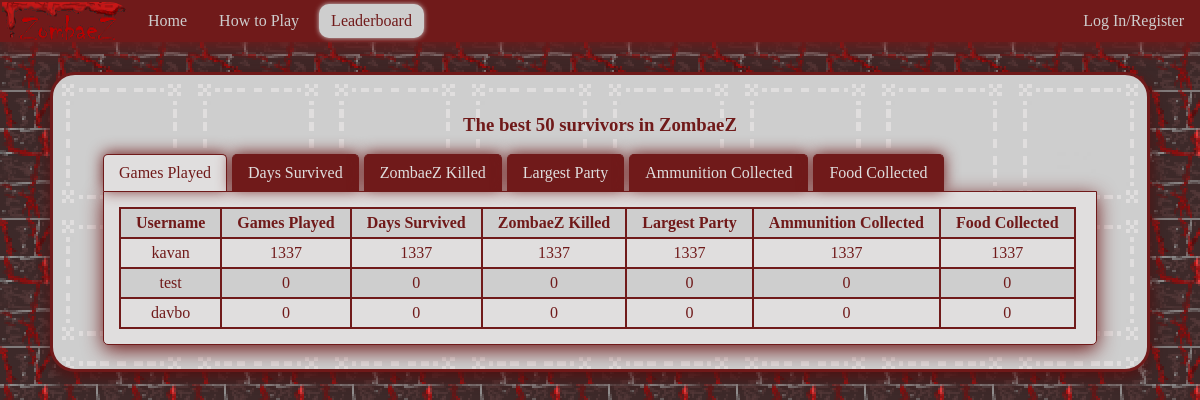
The app's page /zombaez/leaderboards/ with its own data.
### zombaez/models.py (models this page shows, shortened)
class User(models.Model):
    username = models.CharField(max_length=128, unique=True)
    user = models.OneToOneField(DjangoUser, on_delete=models.CASCADE, default=1)
    zombies_killed = models.IntegerField(default=0)
    total_games_played = models.IntegerField(default=0)
    total_ammo_collected = models.IntegerField(default=0)
    largest_party_size = models.IntegerField(default=0)
    total_food_collected = models.IntegerField(default=0)
    total_days_survived = models.IntegerField(default=0)

### zombaez/views.py (the view)
def leaderboards(request):
    context_dict = {"total_games_played":User.objects.order_by("-total_games_played")[:10]}
    context_dict["total_ammo_collected"] = User.objects.order_by("-total_ammo_collected")[:10]
    context_dict["total_food_collected"] = User.objects.order_by("-total_food_collected")[:10]
    context_dict["total_days_survived"] = User.objects.order_by("-total_days_survived")[:10]
    context_dict["largest_party_size"] = User.objects.order_by("-largest_party_size")[:10]
    context_dict["zombies_killed"] = User.objects.order_by("-zombies_killed")[:10]
    return render(request, 'zombaez/leaderboards.html', context_dict)

### templates/zombaez/leaderboards.html (shortened to what this page needs)
{% extends 'zombaez/base.html' %}
{% load staticfiles %}
{% block head_block %}
	<link rel="stylesheet" href="{% static "styles/leaderboards.css"%}" type="text/css" />
{% endblock %}
{% block body_block %}
<h3>The best 50 survivors in ZombaeZ</h3>
<div class="tabs">
    <ul class="tab-links">
        <li class="active"><a href="#tab1">Games Played</a></li>
        <li><a href="#tab2">Days Survived</a></li>
        <li><a href="#tab3">ZombaeZ Killed</a></li>
        <li><a href="#tab4">Largest Party</a></li>
		<li><a href="#tab5">Ammunition Collected</a></li>
		<li><a href="#tab6">Food Collected</a></li>
    </ul>
    <div class="tab-content">
        <div id="tab1" class="tab active">
            <table>
			<tr>
				<th>Username</th>
				<th>Games Played</th>
				<th>Days Survived</th>
				<th>ZombaeZ Killed</th>
				<th>Largest Party</th>
				<th>Ammunition Collected</th>
				<th>Food Collected</th>
			</tr>
			{% for player in total_games_played %}
			<tr>
				<td>{{player.username}}</td>
				<td>{{player.total_games_played}}</td>
				<td>{{player.total_days_survived}}</td>
				<td>{{player.zombies_killed}}</td>
				<td>{{player.largest_party_size}}</td>
				<td>{{player.total_ammo_collected}}</td>
				<td>{{player.total_food_collected}}</td>
			</tr>
			{% endfor %}
			</table>
        </div>
    </div>
</div>
{% endblock %}

### static/styles/base.css (style rules this page uses)
body { margin:0; padding:0; background-image: url("../images/background.png"); min-width:1052px; }

### static/styles/leaderboards.css (style rules this page uses)
table, tr, td, th { text-align:center; padding:5px 15px; border-style:solid; border-width:2px; border-color: #701A1A; border-collapse: collapse; }
tr:nth-child(even) { background-color: #E0DEDE; }
tr:nth-child(odd) { background-color: #CECECE; }
.tabs { width:100%; display:inline-block; }
.tab-links:after { display:block; clear:both; content:''; }
.tab-links li { margin:0px 5px 0px 0px; float:left; list-style:none; }
.tab-links { margin:0; padding:0; }
.tab-links a { padding:9px 15px; display:inline-block; border-style:solid; border-top-width:1px; border-bottom-width:0px; border-right-width:1px; border-left-width:1px; border-top-right-radius:5px; border-top-left-radius:5px; border-color:#701A1A; background:#701A1A; color:#E0DEDE; text-decoration:none; box-shadow: 0px -1px 15px #701A1A; transition:all linear 0.15s; }
li.active a, li.active a:hover { background:#E0DEDE; color:#701A1A; }
.tab-content { padding:15px; background:#E0DEDE; border-style:solid; border-width:1px; border-bottom-left-radius:5px; border-bottom-right-radius:5px; border-color:#701A1A; box-shadow: 0px 5px 20px #701A1A }
.tab { display:none; }
.tab.active { display:block; }

### records on screen
User: username "kavan", total_games_played "1337", total_days_survived "1337", zombies_killed "1337", largest_party_size "1337", total_ammo_collected "1337", total_food_collected "1337"
User: username "test", total_games_played "0", total_days_survived "0", zombies_killed "0", largest_party_size "0", total_ammo_collected "0", total_food_collected "0"
User: username "davbo", total_games_played "0", total_days_survived "0", zombies_killed "0", largest_party_size "0", total_ammo_collected "0", total_food_collected "0"
